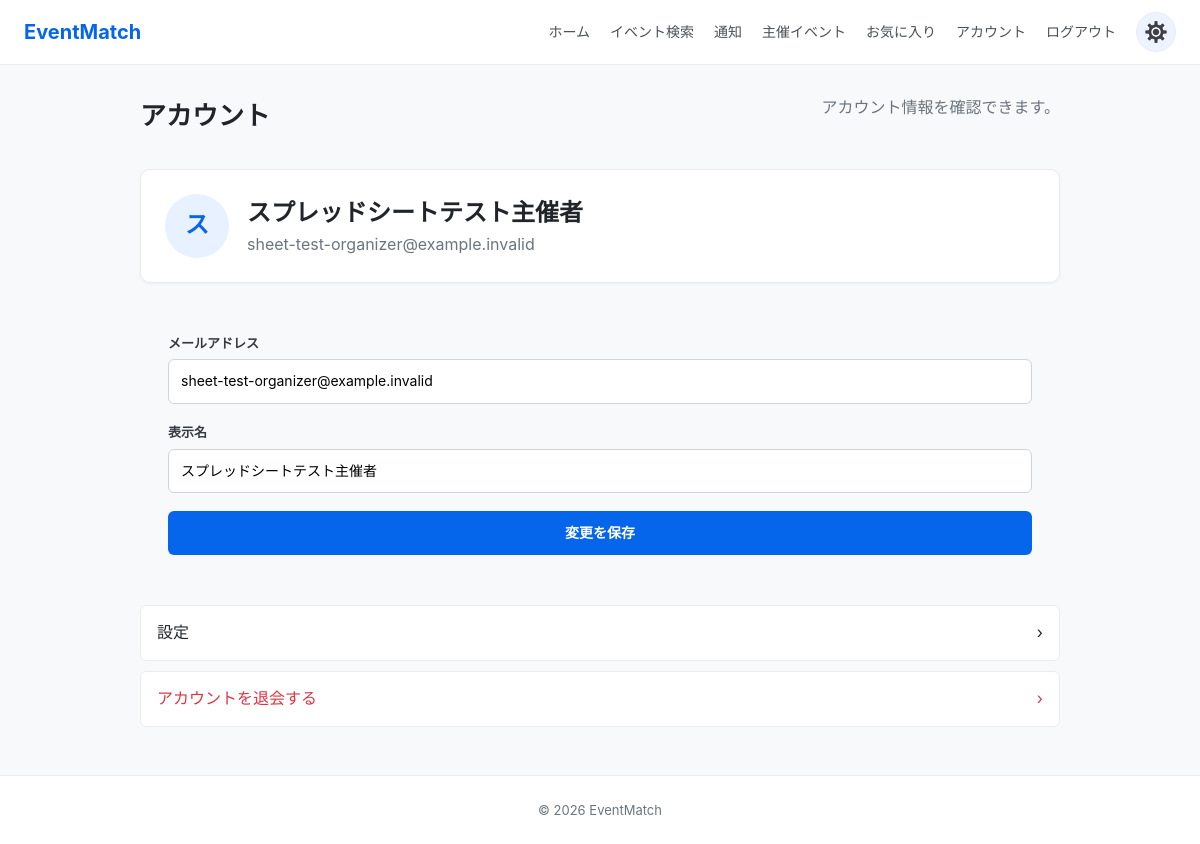
The app's page /accounts/profile/ (signed in) with its own data.
### accounts/models.py (models this page shows, shortened)
class User(AbstractUser):
    class Role(models.TextChoices):
        PARTICIPANT = "participant", "一般参加者"
        ORGANIZER = "organizer", "主催者"
    username = None
    email = models.EmailField("メールアドレス", unique=True)
    name = models.CharField("表示名", max_length=150)
    role = models.CharField(
        "ユーザー種別",
        max_length=20,
        choices=Role.choices,
        default=Role.PARTICIPANT,
    )
    USERNAME_FIELD = "email"
    REQUIRED_FIELDS = []
    objects = UserManager()
    class Meta:
        verbose_name = "ユーザー"
        verbose_name_plural = "ユーザー"
    @property
    def is_organizer(self):
        return self.role == self.Role.ORGANIZER or self.is_staff

### accounts/views.py (the view, shortened to what this page needs)
# urls.py: path("profile/", ProfileView.as_view(), name="profile"),
class ProfileView(LoginRequiredMixin, UpdateView):
    model = User
    form_class = ProfileForm
    template_name = "accounts/profile.html"
    success_url = reverse_lazy("accounts:profile")
    def get_object(self, queryset=None):
        return self.request.user

### accounts/forms.py (shortened to what this page needs)
class ProfileForm(forms.ModelForm):
    class Meta:
        model = User
        fields = ("email", "name")

### notifications/context_processors.py (called while the page is built)
def unread_notifications(request):
    if not request.user.is_authenticated:
        return {"unread_notification_count": 0}
    return {
        "unread_notification_count": NotificationService.unread_count(
            user=request.user
        )
    }

### notifications/services.py (called while the page is built)
    @staticmethod
    def unread_count(*, user):
        return Notification.objects.filter(user=user, is_read=False).count()

### templates/accounts/profile.html (shortened to what this page needs)
{% extends "base.html" %}
{% block content %}
<section class="account-page">
    <div class="page-header">
        <h1>アカウント</h1>
        <p>
            アカウント情報を確認できます。
        </p>
    </div>
    <div class="account-card">
        <div class="profile-icon">
            {{ user.name|first|upper }}
        </div>
        <div class="account-info">
            <h2>
                {{ user.name }}
            </h2>
            {% if user.email %}
                <p>
                    {{ user.email }}
                </p>
            {% endif %}
        </div>
    </div>
    <div class="profile-form-container">
        <form method="post">
            {% for field in form %}
                <div class="form-group">
                    <label for="{{ field.id_for_label }}">{{ field.label }}</label>
                    {{ field }}
                </div>
            {% endfor %}
            <button type="submit" class="button button-primary">
                変更を保存
            </button>
        </form>
    </div>
    <div class="account-menu">
        <a href="{% url 'accounts:preferences' %}" class="menu-item">
            <span>
                設定
            </span>
            <span>›</span>
        </a>
        <a href="{% url 'accounts:delete' %}" class="menu-item menu-item-danger">
            <span>
                アカウントを退会する
            </span>
            <span>›</span>
        </a>
    </div>
</section>
{% endblock %}

### static/css/common.css (style rules this page uses)
:root { --primary-color: #0666eb; --primary-hover: #0052c2; --danger-color: #dc3545; --danger-hover: #bb2d3b; --bg-color: #f8f9fa; --card-bg: #ffffff; --border-color: #e9ecef; --text-color: #212529; --text-muted: #6c757d; --highlight-color: #eef4ff; --radius-sm: 6px; --radius-md: 10px; --shadow-sm: 0 1px 3px rgba(0,0,0,0.05); }
* { box-sizing: border-box; }
body { margin: 0; font-family: -apple-system, BlinkMacSystemFont, "Segoe UI", Roboto, "Helvetica Neue", Arial, sans-serif; background-color: var(--bg-color); color: var(--text-color); line-height: 1.6; }
a { color: var(--primary-color); text-decoration: none; }
.form-group { margin-bottom: 18px; }
.form-group label { display: block; font-size: 13px; font-weight: 600; margin-bottom: 6px; color: #343a40; }
.form-group input[type="text"], .form-group input[type="email"], .form-group input[type="password"], .form-group select { width: 100%; padding: 10px 12px; border: 1px solid #ced4da; border-radius: var(--radius-sm); font-size: 14px; outline: none; transition: border-color 0.15s ease-in-out; }
.btn, .button { display: inline-block; width: 100%; padding: 11px; font-size: 14px; font-weight: 600; text-align: center; border-radius: var(--radius-sm); border: none; cursor: pointer; transition: background-color 0.2s; }
.btn-primary, .button-primary { background-color: var(--primary-color); color: #fff; }
button, input, select, textarea { font: inherit; }
.form-page, .confirm-page, .settings-page, .account-page, .notification-page, .organizer-page, .page-container { width: 100%; max-width: 920px; margin: 0 auto; }
.page-header { display: flex; gap: 20px; align-items: flex-start; justify-content: space-between; margin-bottom: 24px; }
.page-header h1 { margin: 0 0 8px; font-size: 26px; }
.page-header p { margin: 0; color: var(--text-muted); }
.account-card, .settings-card, .confirm-card, .management-card, .notification-item { border: 1px solid var(--border-color); border-radius: var(--radius-md); background: var(--card-bg); box-shadow: var(--shadow-sm); }
.account-card { display: flex; gap: 18px; align-items: center; padding: 24px; margin-bottom: 22px; }
.profile-icon { display: grid; width: 64px; height: 64px; flex: 0 0 64px; place-items: center; border-radius: 50%; background: #e8f1ff; color: var(--primary-color); font-size: 24px; font-weight: 700; }
.account-info h2, .account-info p { margin: 0; }
.account-info p { color: var(--text-muted); }
.profile-form-container, .settings-card, .confirm-card { padding: 28px; }
.account-menu { display: grid; gap: 10px; margin-top: 22px; }
.menu-item { display: flex; justify-content: space-between; padding: 14px 16px; border: 1px solid var(--border-color); border-radius: var(--radius-sm); background: #fff; color: var(--text-color); }
.menu-item-danger { color: var(--danger-color); }

### records on screen
User: name|first "ス", name "スプレッドシートテスト主催者", email "sheet-test-organizer@example.invalid", form "sheet-test-organizer@example.invalid" "スプレッドシートテスト主催者"

### other values on screen
{{ field.label }} "メールアドレス" "表示名"
